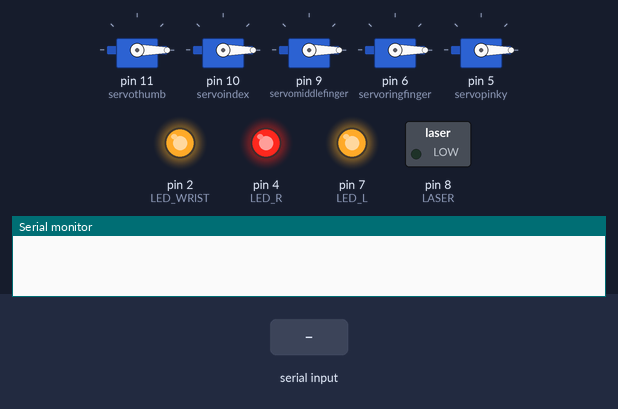
Bench run of a sketch on a simulated Arduino Uno, built with avr-gcc and run on an emulated ATmega328P. Parts: 5 × servo, switched loads named in the sketch (green lamp = pin HIGH), output pins drawn as LEDs (lit = HIGH), the last lines printed to the serial monitor. The test bench sets the inputs (shaded band).

Above: at 1.2 s.
1.3 s: "90,45,200\n" received over Serial
At 2.5 s:
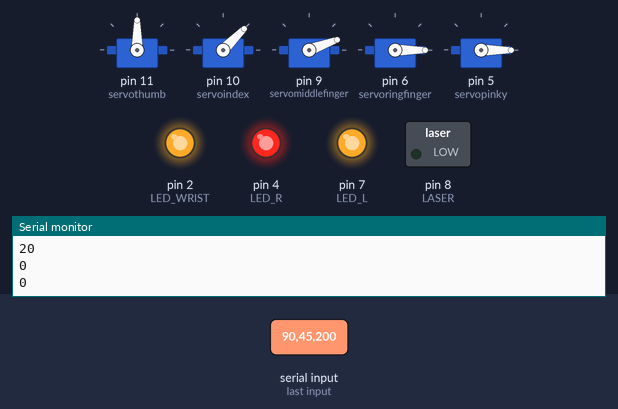
2.8 s: "90,45\n" received over Serial
At 3.8 s:
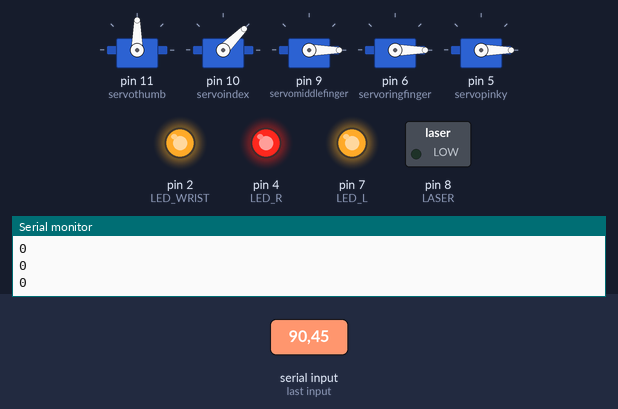
4.3 s: "30,150,10,200\n" received over Serial
At 5.0 s:
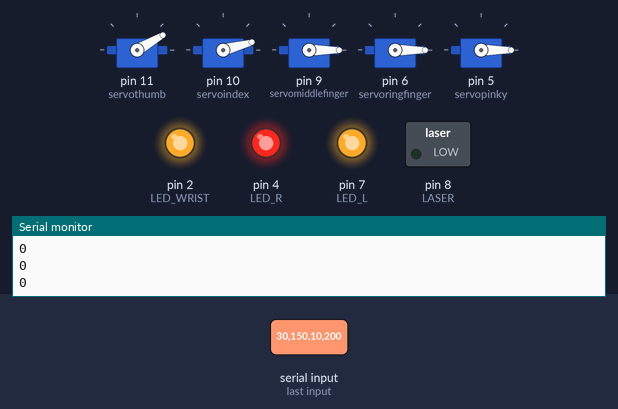
5.8 s: "90\n" received over Serial
At 7.0 s:
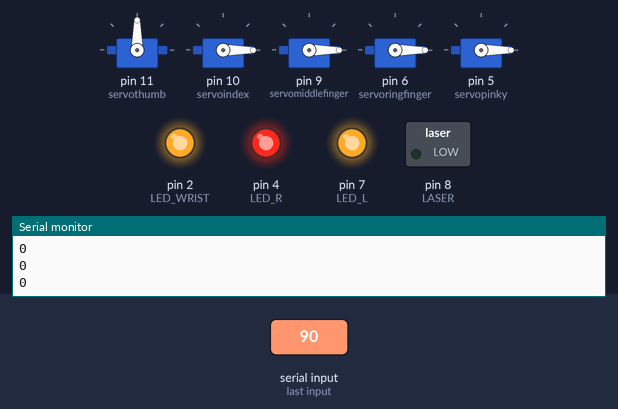
7.3 s: "30,150,10\n" received over Serial
At 8.5 s:
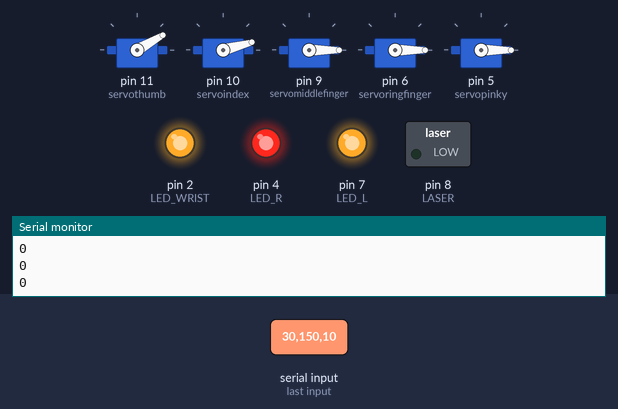
8.8 s: "90,45,200,10\n" received over Serial
At 9.6 s:
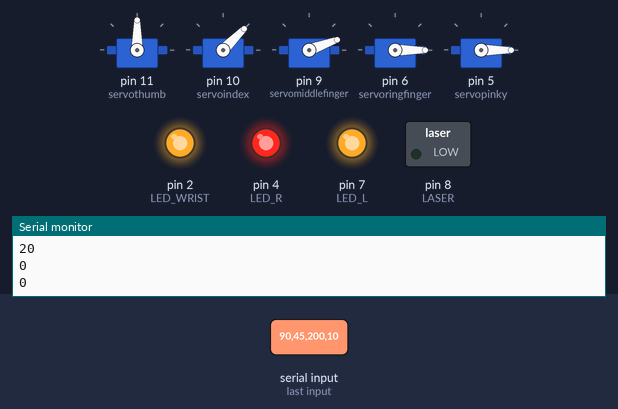
Timing chart, 0 to 11.3 s (numbered marks = the images above; inputs shaded):
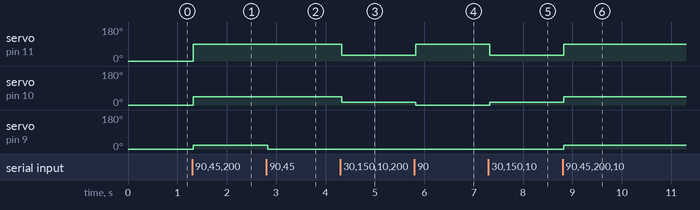

Measured:
- after the input at 1.3 s, servo on pin 11 (servothumb): 0° → 90° at once; servo on pin 10 (servoindex): 0° → 45° at once; servo on pin 9 (servomiddlefinger): 0° → 20° at once
- after the input at 2.8 s, servo on pin 9 (servomiddlefinger): 20° → 0° at once
- after the input at 4.3 s, servo on pin 11 (servothumb): 90° → 30° at once; servo on pin 10 (servoindex): 45° → 15° at once
- after the input at 5.8 s, servo on pin 11 (servothumb): 30° → 90° at once; servo on pin 10 (servoindex): 15° → 0° at once
- after the input at 7.3 s, servo on pin 11 (servothumb): 90° → 30° at once; servo on pin 10 (servoindex): 0° → 15° at once
- after the input at 8.8 s, servo on pin 11 (servothumb): 30° → 90° at once; servo on pin 10 (servoindex): 15° → 45° at once; servo on pin 9 (servomiddlefinger): 0° → 20° at once

The sketch:

HandControler.ino
```cpp
/*                   #
                    ###
                   #####
                  #######
                 #########
                ##### #####
               #####   #####
       #      #####  #  #####      #
      ###    #####  ###  #####    ###
     #####  #####  #####  #####  #####
    #####  #####  #######  #####  #####
   #####  #######  #####  #######  #####
  #####  #########  ###  #########  #####
  #####  ##### #####  #  ##### #####  #####
  ###  #####   #####   #####   #####  ###
   #  #####     ##### #####     #####  #
     #####       #########       #####
      ###         #######         ###
       #           #####           #
                    ###
                     #
********************************************
*                                          *
                Project Name
     Connected Prosthetic Hand Project
*                                          *
                Gaetan Davout
*                                          *
********************************************/

//-------------------------------------------------------------
//-------------         Initialization           --------------
//-------------------------------------------------------------
#include <Servo.h>

enum { THUMB, INDEX, MIDDLEFINGER, RINGFINGER, PINKY, WRIST};

Servo servothumb;           // Define thumb servo
Servo servoindex;           // Define index servo
Servo servomiddlefinger;    // Define majeure servo
Servo servoringfinger;      // Define ringfinger servo
Servo servopinky;           // Define pinky
Servo servowrist;           // Define wrist /!8 DONT USE THIS WITH the Black hand

// Define the inferior limit of the angle of each servo
const int LIMIT_INF_THUMB = 0;
const int LIMIT_INF_INDEX = 0;
const int LIMIT_INF_MIDDLEFINGER = 0;
const int LIMIT_INF_RINGFINGER = 0;
const int LIMIT_INF_PINKY = 0;
const int LIMIT_INF_WRIST = 0;

// Define the superior limit of the angle of each servo
const int LIMIT_SUP_THUMB = 120;         // 120
const int LIMIT_SUP_INDEX = 150;         // 150
const int LIMIT_SUP_MIDDLEFINGER = 110;  // 110
const int LIMIT_SUP_RINGFINGER = 120;    // 120
const int LIMIT_SUP_PINKY = 0;           // ?
const int LIMIT_SUP_WRIST = 0;           // ?

// Define the speed of each servo
const float SERVO_SPEED_THUMB = 0;
const float SERVO_SPEED_INDEX = 0;
const float SERVO_SPEED_MIDDLEFINGER = 0;
const float SERVO_SPEED_RINGFINGER = 0;
const float SERVO_SPEED_PINKY = 0;
const float SERVO_SPEED_WRIST = 0;

// Define the pin of the LED
const int LED_WRIST =  2;
const int LED_R =  4;
const int LED_L =  7;

// Define the pin of the LASER
const int LASER =  8;
const char LASERINSTRUCTION =  'L';

void setup() {
  Serial.begin(115200);
  Serial.setTimeout(25); //parce que oui

  // attach servos
  servothumb.attach(11);          // Set thumb servo to digital pin 11        - Red
  servoindex.attach(10);          // Set index servo to digital pin 10        - Orange
  servomiddlefinger.attach(9);    // Set middlefinger servo to digital pin 9  - Yellow
  servoringfinger.attach(6);      // Set ringfinger servo to digital pin 6    - Green
  servopinky.attach(5);           // Set pinky servo to digital pin 5         - Blue
  //servowrist.attach(3);         // Set pinky servo to digital pin 3         - Violet

  // Set the digital pin of the LEDs and LASER as output
  pinMode(LED_WRIST, OUTPUT);
  pinMode(LED_R, OUTPUT);
  pinMode(LED_L, OUTPUT);
  pinMode(LASER, OUTPUT);

  // Initialize the LASER and the LEDs
  digitalWrite(LED_WRIST, HIGH);
  digitalWrite(LED_R, HIGH);
  digitalWrite(LED_L, HIGH);
  digitalWrite(LASER, LOW);

  servothumb.write(0);
  servoindex.write(0);
  servomiddlefinger.write(0);
  servoringfinger.write(0);
  servopinky.write(0);
  digitalWrite(LASER, LOW);
}

//-------------------------------------------------------------
//-------------          Main function           --------------
//-------------------------------------------------------------

void loop() {
  if (Serial.available()) {

    /*for(int i = 0; i < 15; i++){ //Clignotement des LED
      if(i%2 == 0){
        digitalWrite(LED_WRIST, HIGH);
        digitalWrite(LED_R, HIGH);
        digitalWrite(LED_L, HIGH);
      } else {
        digitalWrite(LED_WRIST, LOW);
        digitalWrite(LED_R, LOW);
        digitalWrite(LED_L, LOW);
      }
      delay(50);
      }*/

    String servopositions = Serial.readString();
    Serial.println(servopositions);

    if (servopositions.charAt(0) == LASERINSTRUCTION) {
      Serial.println(digitalRead(LASER));
      if (digitalRead(LASER) == 0) {
        digitalWrite(LASER, HIGH);
        Serial.println("Laser on");
      } else {
        digitalWrite(LASER, LOW);
        Serial.println("Laser off");
      }
    } else {// if(servopositions.length() == 14 + 1) { // 14 caracètre + 1 caractère de fin
      serialFlush();
      int servothumbposition = servopositions.substring(0, 2).toInt();
      int servoindexposition = servopositions.substring(3, 5).toInt();
      int servomiddlefingerposition = servopositions.substring(6, 8).toInt();
      int servoringfingerposition = servopositions.substring(9, 11).toInt();
      int servopinkyposition = servopositions.substring(12, 14).toInt();

      Serial.println(servothumbposition);
      Serial.println(servoindexposition);
      Serial.println(servomiddlefingerposition);
      Serial.println(servoringfingerposition);
      Serial.println(servopinkyposition);

      if (servothumbposition >= 0 && servothumbposition <= 90) {
        servothumb.write(servothumbposition);
      } else {
        servothumb.write(0);
      }

      if (servoindexposition >= 0 && servoindexposition <= 90) {
        servoindex.write(servoindexposition);
      } else {
        servoindex.write(0);
      }

      if (servomiddlefingerposition >= 0 && servomiddlefingerposition <= 90) {
        servomiddlefinger.write(servomiddlefingerposition);
      } else {
        servomiddlefinger.write(0);
      }

      if (servoringfingerposition >= 0 && servoringfingerposition <= 90) {
        servoringfinger.write(servoringfingerposition);
      } else {
        servoringfinger.write(0);
      }

      if (servopinkyposition >= 0 && servopinkyposition <= 90) {
        servopinky.write(servopinkyposition);
      } else {
        servopinky.write(0);
      }
    }
    //else {
    // Serial.println("Error Input");
    //}
  }


  /*
    sensorValue = map(analogRead(sensorPin),0,1023,0,120);
    Serial.print("angle = ");
    Serial.print(sensorValue);
    Serial.print("\n");
    if(sensorValue>0 && sensorValue<179) {
    servothumb.write(0);
    servoindex.write(sensorValue);
    servomiddlefinger.write(0);
    servoringfinger.write(0);
    servopinky.write(0);
    }


    sensorValue = map(analogRead(sensorPin),0,1023,0,6);
    Serial.print(sensorValue);
    Serial.print(" => ");
    switch(sensorValue) {
    case 0:
      Serial.print("alltorest\n");
      alltorest();
      delay(1000);
      break;
    case 1:
      Serial.print("point\n");
      point();
      delay(1000);
      break;
    case 2:
      Serial.print("honor\n");
      honor();
      delay(1000);
      break;
    case 3:
      Serial.print("fist\n");
      fist();
      delay(1000);
      break;
    case 4:
      Serial.print("come\n");
      come();
      break;
    case 5:
      Serial.print("moveleft\n");
      moveleft();
      break;
    case 6:
      Serial.print("moveright\n");
      moveright();
      break;
    default:
      alltorest();
      break;
    }

    //*/
}

//-------------------------------------------------------------
//-------------         6 mouvements functions        --------------
//-------------------------------------------------------------


//-------------------------------------------------------------
//-------------         package functions        --------------
//-------------------------------------------------------------

//-------------------------------------------------------------
// Set all functions to rest: stopactivity
void stopactivity() {
  alltorest();
}

//-------------------------------------------------------------
// Motion to set the servo into "rest" position: alltorest
void alltorest() {
  servothumb.write(LIMIT_INF_THUMB);
  servoindex.write(LIMIT_INF_INDEX);
  servomiddlefinger.write(LIMIT_INF_MIDDLEFINGER);
  servoringfinger.write(LIMIT_INF_RINGFINGER);
  servopinky.write(LIMIT_INF_PINKY);
}

//-------------------------------------------------------------
// Motion to set the servo into "max" position: alltomax
void alltomax() {
  servothumb.write(LIMIT_SUP_THUMB);
  servoindex.write(LIMIT_SUP_INDEX);
  servomiddlefinger.write(LIMIT_SUP_MIDDLEFINGER);
  servoringfinger.write(LIMIT_SUP_RINGFINGER);
  servopinky.write(LIMIT_SUP_PINKY);
}


//-------------------------------------------------------------
//-------------        USB mode functions        --------------
//-------------------------------------------------------------


//-------------------------------------------------------------
// Make the forearm move to the right: moveright
void moveright() {
  servoindex.write(120);
  servomiddlefinger.write(120);
  servoringfinger.write(120);
  servopinky.write(120);
  delay(300);
  servothumb.write(LIMIT_SUP_THUMB);
  delay(300);
  servoindex.write(LIMIT_INF_INDEX);
  servomiddlefinger.write(LIMIT_INF_MIDDLEFINGER);
  servoringfinger.write(LIMIT_INF_RINGFINGER);
  servopinky.write(LIMIT_INF_PINKY);
  delay(300);
  servothumb.write(LIMIT_INF_THUMB);
  delay(300);
}

//-------------------------------------------------------------
// Make the forearm move to the left: moveleft
void moveleft() {
  servoindex.write(LIMIT_INF_INDEX);
  servomiddlefinger.write(LIMIT_INF_INDEX);
  servoringfinger.write(LIMIT_INF_INDEX);
  servopinky.write(LIMIT_INF_INDEX);
  delay(300);
  servothumb.write(LIMIT_SUP_THUMB);
  delay(300);
  servoindex.write(120);
  servomiddlefinger.write(120);
  servoringfinger.write(120);
  servopinky.write(120);
  delay(300);
  servothumb.write(LIMIT_INF_THUMB);
  delay(300);
}

//-------------------------------------------------------------
// Make the forearm at the pointer position: point
void point() {
  servothumb.write(LIMIT_SUP_THUMB);
  servoindex.write(LIMIT_INF_INDEX);
  servomiddlefinger.write(LIMIT_SUP_MIDDLEFINGER);
  servoringfinger.write(LIMIT_SUP_RINGFINGER);
  servopinky.write(LIMIT_SUP_PINKY);
  delay(600);
  digitalWrite(LASER, HIGH);
}

//-------------------------------------------------------------
// Close all finger: fist
void fist() {
  alltomax();
}

//-------------------------------------------------------------
// Make the sign to come: come
void come() {
  for (int i = 0; i < 2; i++)
  {
    servoindex.write(LIMIT_SUP_INDEX);
    delay(200);
    servoindex.write(LIMIT_INF_INDEX);
    delay(400);
  }
}

//-------------------------------------------------------------
// Close all finger exept the middle: honor
void honor() {
  servothumb.write(LIMIT_SUP_THUMB);
  servoindex.write(LIMIT_SUP_INDEX);
  servomiddlefinger.write(LIMIT_INF_MIDDLEFINGER);
  servoringfinger.write(LIMIT_SUP_RINGFINGER);
  servopinky.write(LIMIT_SUP_PINKY);
}

void serialFlush(){
  while(Serial.available() > 0) {
    char t = Serial.read();
  }
}
```
